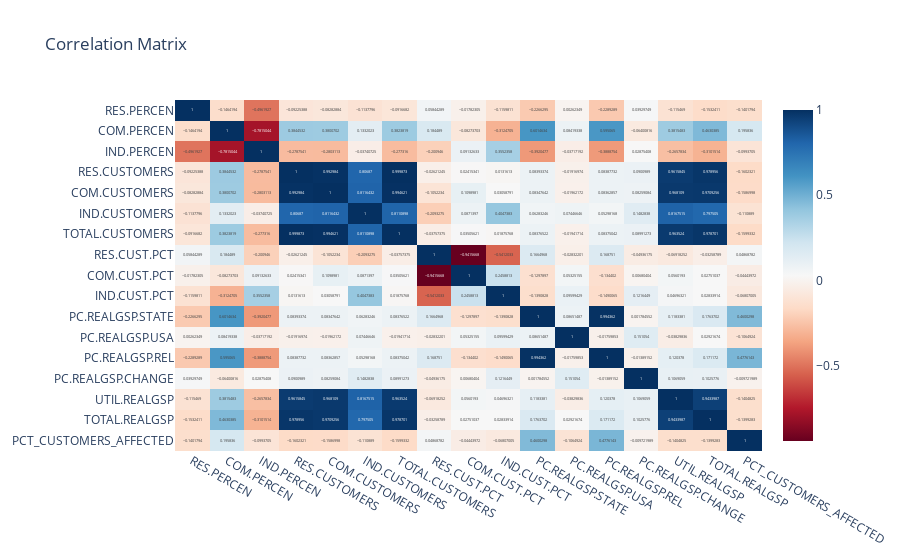

This figure's notebook cell:
### Code cell
col2 = ["RES.PERCEN", "COM.PERCEN", "IND.PERCEN", "RES.CUSTOMERS", "COM.CUSTOMERS",
         "IND.CUSTOMERS", "TOTAL.CUSTOMERS", "RES.CUST.PCT", "COM.CUST.PCT", "IND.CUST.PCT",
         "PC.REALGSP.STATE", "PC.REALGSP.USA", "PC.REALGSP.REL", "PC.REALGSP.CHANGE", 
         "UTIL.REALGSP", "TOTAL.REALGSP", "PCT_CUSTOMERS_AFFECTED"]


corr = df_no_unit[col2].corr()

# plt.figure(figsize=(10, 8))
# sns.heatmap(corr, annot=True, cmap='coolwarm', center=0)
# plt.title("Correlation Matrix")
# plt.show()
fig = px.imshow(
    corr,
    text_auto=True,
    color_continuous_scale='RdBu',
    title="Correlation Matrix",
    aspect="auto"
)
fig.show()

### Figure 1 — Plotly figure (JSON) as saved in the notebook; plotly's stock layout.template omitted (floating-point values rounded to 4 significant figures; data arrays with more than 128 entries replaced by an {"elided": "..."} marker saying what was removed)
{"data": [{"coloraxis": "coloraxis", "hovertemplate": "x: %{x}<br>y: %{y}<br>color: %{z}<extra></extra>", "name": "0", "texttemplate": "%{z}", "type": "heatmap", "x": ["RES.PERCEN", "COM.PERCEN", "IND.PERCEN", "RES.CUSTOMERS", "COM.CUSTOMERS", "IND.CUSTOMERS", "TOTAL.CUSTOMERS", "RES.CUST.PCT", "COM.CUST.PCT", "IND.CUST.PCT", "PC.REALGSP.STATE", "PC.REALGSP.USA", "PC.REALGSP.REL", "PC.REALGSP.CHANGE", "UTIL.REALGSP", "TOTAL.REALGSP", "PCT_CUSTOMERS_AFFECTED"], "xaxis": "x", "y": ["RES.PERCEN", "COM.PERCEN", "IND.PERCEN", "RES.CUSTOMERS", "COM.CUSTOMERS", "IND.CUSTOMERS", "TOTAL.CUSTOMERS", "RES.CUST.PCT", "COM.CUST.PCT", "IND.CUST.PCT", "PC.REALGSP.STATE", "PC.REALGSP.USA", "PC.REALGSP.REL", "PC.REALGSP.CHANGE", "UTIL.REALGSP", "TOTAL.REALGSP", "PCT_CUSTOMERS_AFFECTED"], "yaxis": "y", "z": {"elided": "17x17 float values"}}], "layout": {"coloraxis": {"colorscale": [[0, "rgb(103,0,31)"], [0.1, "rgb(178,24,43)"], [0.2, "rgb(214,96,77)"], [0.3, "rgb(244,165,130)"], [0.4, "rgb(253,219,199)"], [0.5, "rgb(247,247,247)"], [0.6, "rgb(209,229,240)"], [0.7, "rgb(146,197,222)"], [0.8, "rgb(67,147,195)"], [0.9, "rgb(33,102,172)"], [1, "rgb(5,48,97)"]]}, "title": {"text": "Correlation Matrix"}, "xaxis": {"anchor": "y", "domain": [0, 1]}, "yaxis": {"anchor": "x", "autorange": "reversed", "domain": [0, 1]}}}
